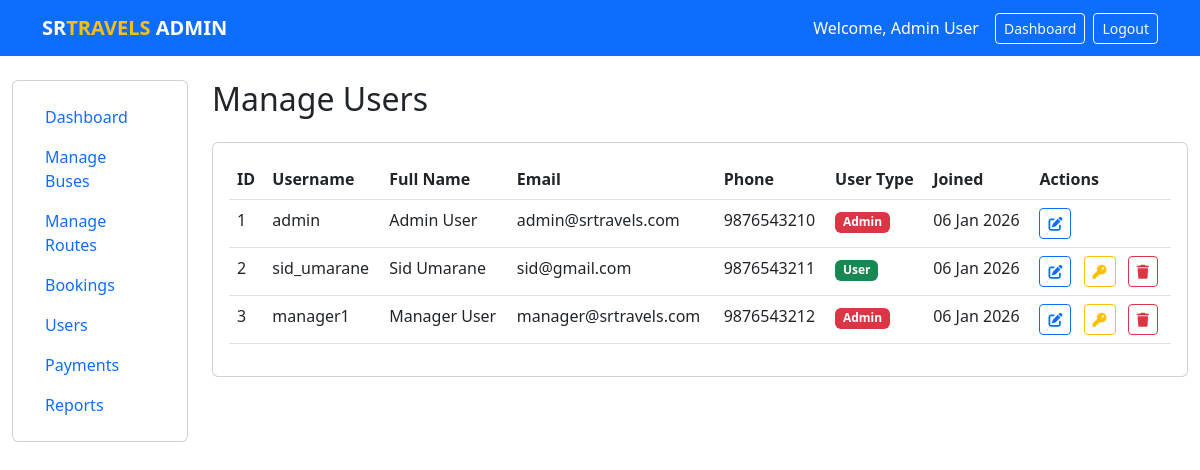
/admin-users.php (signed in), run on the app's committed database.
### tables this page shows
CREATE TABLE users (
    id INT PRIMARY KEY AUTO_INCREMENT,
    username VARCHAR(50) UNIQUE NOT NULL,
    email VARCHAR(100) UNIQUE NOT NULL,
    password VARCHAR(255) NOT NULL,
    full_name VARCHAR(100) NOT NULL,
    phone VARCHAR(15),
    address TEXT,
    user_type ENUM('user', 'admin') DEFAULT 'user',
    created_at TIMESTAMP DEFAULT CURRENT_TIMESTAMP
);

### config.php (called while the page is built, shortened)
<?php
function format_date($date) {
    return date('d M Y', strtotime($date));
}
?>

### admin-users.php (the view, shortened to what this page needs)
<?php
require_once 'config.php';
$users_query = "SELECT * FROM users ORDER BY created_at DESC";
$users_result = mysqli_query($conn, $users_query);
?>
<!DOCTYPE html>
<html lang="en">
<head>
    <link href="https://cdn.jsdelivr.net/npm/bootstrap@5.3.0-alpha1/dist/css/bootstrap.min.css" rel="stylesheet">
    <link rel="stylesheet" href="https://cdnjs.cloudflare.com/ajax/libs/font-awesome/6.4.0/css/all.min.css">
</head>
<body>
    <nav class="navbar navbar-expand-lg navbar-dark bg-primary">
        <div class="container">
            <a class="navbar-brand fw-bold" href="index.php">SR<span class="text-warning">TRAVELS</span> ADMIN</a>
            <div class="d-flex align-items-center">
                <span class="text-white me-3">Welcome, <?php echo $_SESSION['full_name']; ?></span>
                <a href="admin.php" class="btn btn-outline-light btn-sm me-2">Dashboard</a>
                <a href="logout.php" class="btn btn-outline-light btn-sm">Logout</a>
            </div>
        </div>
    </nav>
    <div class="container-fluid py-4">
        <div class="row">
            <div class="col-lg-2">
                <div class="card">
                    <div class="card-body">
                        <nav class="nav flex-column">
                            <a class="nav-link" href="admin.php">Dashboard</a>
                            <a class="nav-link" href="admin-buses.php">Manage Buses</a>
                            <a class="nav-link" href="admin-routes.php">Manage Routes</a>
                            <a class="nav-link" href="admin-bookings.php">Bookings</a>
                            <a class="nav-link active" href="admin-users.php">Users</a>
                            <a class="nav-link" href="admin-payments.php">Payments</a>
                            <a class="nav-link" href="admin-reports.php">Reports</a>
                        </nav>
                    </div>
                </div>
            </div>
            <div class="col-lg-10">
                <h2 class="mb-4">Manage Users</h2>
                <div class="card">
                    <div class="card-body">
                        <div class="table-responsive">
                            <table class="table table-hover">
                                <thead>
                                    <tr>
                                        <th>ID</th>
                                        <th>Username</th>
                                        <th>Full Name</th>
                                        <th>Email</th>
                                        <th>Phone</th>
                                        <th>User Type</th>
                                        <th>Joined</th>
                                        <th>Actions</th>
                                    </tr>
                                </thead>
                                <tbody>
                                    <?php while($user = mysqli_fetch_assoc($users_result)): ?>
                                    <tr>
                                        <td><?php echo $user['id']; ?></td>
                                        <td><?php echo $user['username']; ?></td>
                                        <td><?php echo $user['full_name']; ?></td>
                                        <td><?php echo $user['email']; ?></td>
                                        <td><?php echo $user['phone']; ?></td>
                                        <td>
                                            <span class="badge bg-<?php echo $user['user_type'] == 'admin' ? 'danger' : 'success'; ?>">
                                                <?php echo ucfirst($user['user_type']); ?>
                                            </span>
                                        </td>
                                        <td><?php echo format_date($user['created_at']); ?></td>
                                        <td>
                                            <button class="btn btn-sm btn-outline-primary me-2"
                                                    data-bs-toggle="modal"
                                                    data-bs-target="#editUserModal<?php echo $user['id']; ?>">
                                                <i class="fas fa-edit"></i>
                                            </button>
                                            <?php if($user['id'] != 1 && $user['id'] != $_SESSION['user_id']): ?>
                                            <button class="btn btn-sm btn-outline-warning me-2"
                                                    data-bs-toggle="modal"
                                                    data-bs-target="#resetPasswordModal<?php echo $user['id']; ?>">
                                                <i class="fas fa-key"></i>
                                            </button>
                                            <button class="btn btn-sm btn-outline-danger"
                                                    data-bs-toggle="modal"
                                                    data-bs-target="#deleteUserModal<?php echo $user['id']; ?>">
                                                <i class="fas fa-trash"></i>
                                            </button>
                                            <?php endif; ?>
                                        </td>
                                    </tr>
                                    <?php endwhile; ?>
                                </tbody>
                            </table>
                        </div>
                    </div>
                </div>
            </div>
        </div>
    </div>
</body>
</html>

### data on the page
users: id "1", username "admin", full_name "Admin User", email "admin@srtravels.com", phone "9876543210", user_type "Admin", created_at "06 Jan 2026"
users: id "2", username "sid_umarane", full_name "Sid Umarane", email "sid@gmail.com", phone "9876543211", user_type "User", created_at "06 Jan 2026"
users: id "3", username "manager1", full_name "Manager User", email "manager@srtravels.com", phone "9876543212", user_type "Admin", created_at "06 Jan 2026"

### other printed values
$_SESSION['full_name'] "Admin User"
